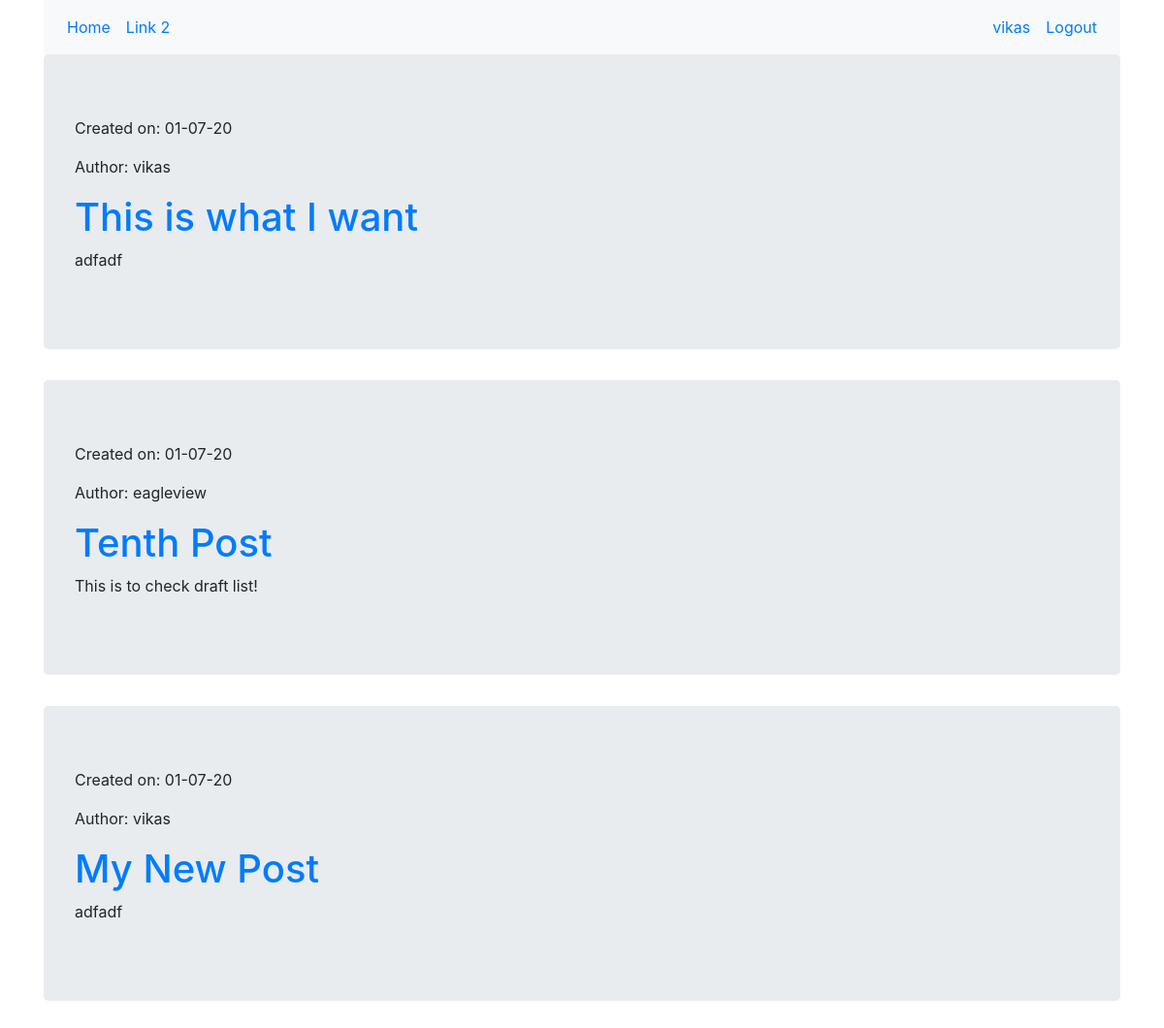
/drafts (signed in), run on the app's committed database.
### basicapp/models.py (models this page shows, shortened)
class Post(models.Model):
    author = models.ForeignKey("auth.User",on_delete=models.CASCADE)
    title = models.CharField(max_length=200)
    text = models.TextField()
    created_date = models.DateTimeField(default=timezone.now)
    published_date = models.DateTimeField(blank=True, null=True)

### basicapp/views.py (the view)
# urls.py: path('drafts',views.DraftList.as_view(), name='post_draft_list'),
class DraftList(LoginRequiredMixin, ListView):
    login_url = '/login'
    redirect_field_name = 'basicapp/post_list.html'
    model = Post
    context_object_name = 'post'
    template_name = 'basicapp/post_draft_list.html'
    def get_queryset(self):
        return Post.objects.filter(published_date__isnull=True).order_by('created_date')

### basicapp/templates/basicapp/post_draft_list.html (shortened to what this page needs)
{% extends 'basicapp/base.html'%}
{% block content %}
  {% for post in post %}
  <div class="jumbotron">
    <p> Created on: {{post.created_date|date:"d-m-y"}}</p>
    <p> Author: {{post.author|safe}}</p>
    <h1><a href="{% url 'post_detail' pk=post.pk %}">{{post.title|safe}}</a> </h1>
    <p>{{post.text|safe}}</p>
  </div>
  {% endfor %}
{% endblock %}

### basicapp/templates/basicapp/base.html (shortened to what this page needs)
<!DOCTYPE html>
{% load staticfiles %}
<html lang="en">
<head>
    <link rel="stylesheet" href="{% static 'basicapp/css/mystyle.css' %}">
    <link rel="stylesheet" href="https://maxcdn.bootstrapcdn.com/bootstrap/4.4.1/css/bootstrap.min.css">
</head>
<body>
  <div class="container">
    <nav class="navbar navbar-expand-sm bg-light">
      <ul class="navbar-nav">
        <li class="nav-item">
          <a class="nav-link" href="{% url 'index'%}">Home</a>
        </li>
        <li class="nav-item">
          <a class="nav-link" href="#">Link 2</a>
        </li>
      </ul>
      <ul class="navbar-nav ml-auto">
        {% if user.is_authenticated %}
        <li class="nav-item">
          <a class="nav-link" href="#">{{user.username}}</a>
        </li>
        <li class="nav-item">
          <a class="nav-link" href="{% url 'user_logout'%}">Logout</a>
        </li>
        {% endif %}
      </ul>
    </nav>
  </div>
  <div class="container">
    {% block content %}
    {% endblock %}
  </div>
</body>
</html>

### data on the page
Post: created_date "01-07-20", author "vikas", title "This is what I want", text "adfadf"
Post: created_date "01-07-20", author "eagleview", title "Tenth Post", text "This is to check draft list!"
Post: created_date "01-07-20", author "vikas", title "My New Post", text "adfadf"

### other printed values
{{ user.username }} "vikas"
